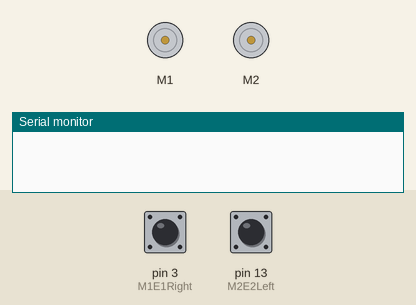
Simulated run of this sketch. Board: Arduino Uno, built with avr-gcc and run on an emulated ATmega328P. Shown: 2 × DC motor (green arrow = forward, orange = backward, longer = faster), the last lines printed to the serial monitor. The test bench sets the inputs (shaded band); at power-on: pin 3 (M1E1Right) HIGH, pin 13 (M2E2Left) HIGH.

Above: at 0.1 s.
At 5.9 s:
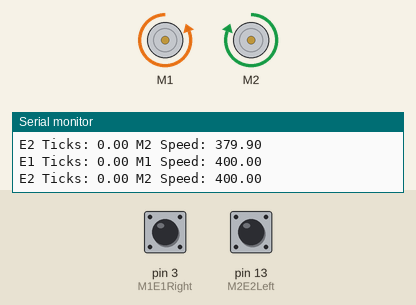
Timing chart, 0 to 7.4 s (numbered marks = the images above):
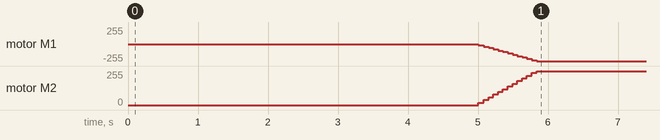

The sketch:

rotation.ino
```cpp
#include "DualVNH5019MotorShield.h"
#include "EnableInterrupt.h"

#define M1E1Right 3
#define M2E2Left 13

DualVNH5019MotorShield md;

double E1ticks = 0;
double E2ticks = 0;
double M1speed = 0;
double M2speed = 0;
double invertedM1speed = 0;
double invertedM2speed = 0;
int sampletime = 50; //1000 is 1 second
double targetticks = 29;//30(left for 45 degree) 29(left for 90 degree),70,83
double E1ticks_error = 0;
double E2ticks_error = 0;
double E1ticks_prev_error = 0;
double E2ticks_prev_error = 0;
double E1ticks_sum_error = 0;
double E2ticks_sum_error = 0;
double KP = 1;//0.8,0.0084460,0.0107142861,0.0091
double KD = 0.1;//0.075,0.0889,0.0113
double KI = 0;//0.0001,0.001
double E1ticksmoved = 0;
double E2ticksmoved = 0;

void setup() {
  pinMode(M1E1Right, INPUT);
  digitalWrite(M1E1Right, HIGH);       // turn on pull-up resistor
  pinMode(M2E2Left, INPUT);
  digitalWrite(M2E2Left, HIGH);       // turn on pull-up resistor
  delay(5000);
  enableInterrupt(M1E1Right, E1Increment, RISING);
  enableInterrupt(M2E2Left, E2Increment, RISING);
  Serial.begin(9600);
  Serial.println("Dual VNH5019 Motor Shield");
  md.init();
  Serial.println("start");                // a personal quirk
  /*left(360);
  left(360);
  left(360);
  left(360);
  left(360);
  left(360);
  left(360);
  left(360);
  left(360);
  left(360);
  delay(5000);*/
}

void loop() {
  right(90);
  delay(1000);
  /*while (Serial.available()) {
    if (Serial.read() == 'W') {
      forward(1);
    }
    }
    while(1) {
    forward(1);
    delay(3000);
    }*/
}

void left(int degreetomove) {
  E1ticks = 0;
  E2ticks = 0;
  E1ticksmoved = 0;
  E2ticksmoved = 0;
  int tickstomove = 0;
  if (degreetomove == 45) {
    tickstomove = 105;
  }
  else if (degreetomove == 90) {
    tickstomove = 290;
  }
  else if (degreetomove == 180) {
    tickstomove = 716;
  }
  else if (degreetomove == 360) {
    tickstomove = 1512;
  }
  int correction = 0;
  while (1) {
    if (E1ticksmoved > tickstomove || E2ticksmoved > tickstomove) {
      Serial.print("E1 ticks moved: ");
      Serial.println(E1ticksmoved);
      Serial.print("E2 ticks moved: ");
      Serial.println(E2ticksmoved);
      md.setBrakes(M1speed, invertedM2speed);
      delay(100);
      md.setBrakes(400, -400);
      delay(100);
      md.setBrakes(0, 0);
      /*if (E1ticksmoved > E2ticksmoved) {
        correction = E1ticksmoved - E2ticksmoved;
        Serial.print("M2 Correction: ");
        Serial.println(correction);
        ticksE2Corrector(correction);
      }
      else if (E1ticksmoved < E2ticksmoved ) {
        correction = E2ticksmoved - E1ticksmoved;
        Serial.print("M1 Correction: ");
        Serial.println(correction);
        ticksE1Corrector(correction);
      }*/
      break;
    }
    PIDController(2);
  }
}

void right(int degreetomove) {
  E1ticks = 0;
  E2ticks = 0;
  E1ticksmoved = 0;
  E2ticksmoved = 0;
  int tickstomove = 0;
  if (degreetomove == 45) {
    tickstomove = 105;
  }
  else if (degreetomove == 90) {
    tickstomove = 291; //
  }
  else if (degreetomove == 180) {
    tickstomove = 716;
  }
  /*else if (degreetomove == 360) {
    tickstomove = 1512;
    }
    int correction = 0;*/
  while (1) {
    if (E1ticksmoved > tickstomove || E2ticksmoved > tickstomove) {
      Serial.print("E1 ticks moved: ");
      Serial.println(E1ticksmoved);
      Serial.print("E2 ticks moved: ");
      Serial.println(E2ticksmoved);
      md.setBrakes(invertedM1speed, M2speed);
      delay(100);
      md.setBrakes(-400, 400);
      delay(100);
      md.setBrakes(0, 0);
      /*if (E1ticksmoved > E2ticksmoved) {
        correction = E1ticksmoved - E2ticksmoved;
        Serial.print("M2 Correction: ");
        Serial.println(correction);
        ticksE2Corrector(correction);
        }
        else if (E1ticksmoved < E2ticksmoved ) {
        correction = E2ticksmoved - E1ticksmoved;
        Serial.print("M1 Correction: ");
        Serial.println(correction);
        ticksE1Corrector(correction);
        }*/
      break;
    }
    PIDController(3);
  }
}

void PIDController(int directionflag) {
  E1ticks_error = targetticks - E1ticks;
  E2ticks_error = targetticks - E2ticks;
  M1speed += (E1ticks_error * KP) + (E1ticks_prev_error * KD) + (E1ticks_sum_error * KI);
  M2speed += (E2ticks_error * KP) + (E2ticks_prev_error * KD) + (E2ticks_sum_error * KI);
  M1speed = max(min(400, M1speed), 0);
  M2speed = max(min(400, M2speed), 0);
  invertedM1speed = -M1speed;
  invertedM2speed = -M2speed;
  if (directionflag == 1) {
    md.setSpeeds(M1speed, M2speed);
  }
  else if (directionflag == 2) {
    md.setSpeeds(M1speed, invertedM2speed);
  }
  else if (directionflag == 3) {
    md.setSpeeds(invertedM1speed, M2speed);
  }
  Serial.print("E1 Ticks: ");
  Serial.print(E1ticks);
  Serial.print(" M1 Speed: ");
  Serial.println(M1speed);
  Serial.print("E2 Ticks: ");
  Serial.print(E2ticks);
  Serial.print(" M2 Speed: ");
  Serial.println(M2speed);
  E1ticksmoved += E1ticks;
  E2ticksmoved += E2ticks;
  E1ticks = 0;
  E2ticks = 0;
  delay(sampletime);
  E1ticks_prev_error = E1ticks_error;
  E2ticks_prev_error = E2ticks_error;
  E1ticks_sum_error += E1ticks_error;
  E2ticks_sum_error += E2ticks_error;
}

void ticksE1Corrector(int correctionticks) {
  int temp = E1ticks;
  E1ticks = 0;
  md.setM1Speed(100);
  while (correctionticks > E1ticks) {
    Serial.print("M1 Moved for Correction: ");
    Serial.println(E1ticks);
  }
  md.setM1Brake(100);
  E1ticks = temp;
}

void ticksE2Corrector(int correctionticks) {
  int temp = E2ticks;
  E2ticks = 0;
  md.setM2Speed(-100);
  while (correctionticks > E2ticks) {
    Serial.print("M2 Moved for Correction: ");
    Serial.println(E2ticks);
  }
  md.setM2Brake(-100);
  E2ticks = temp;
}

void E1Increment() {
  E1ticks++;
}

void E2Increment() {
  E2ticks++;
}
```

Measured:
- by itself, motor M1: moves from stopped to backward 255/255 over 0.83 s
- by itself, motor M2: moves from stopped to forward 255/255 over 0.83 s
